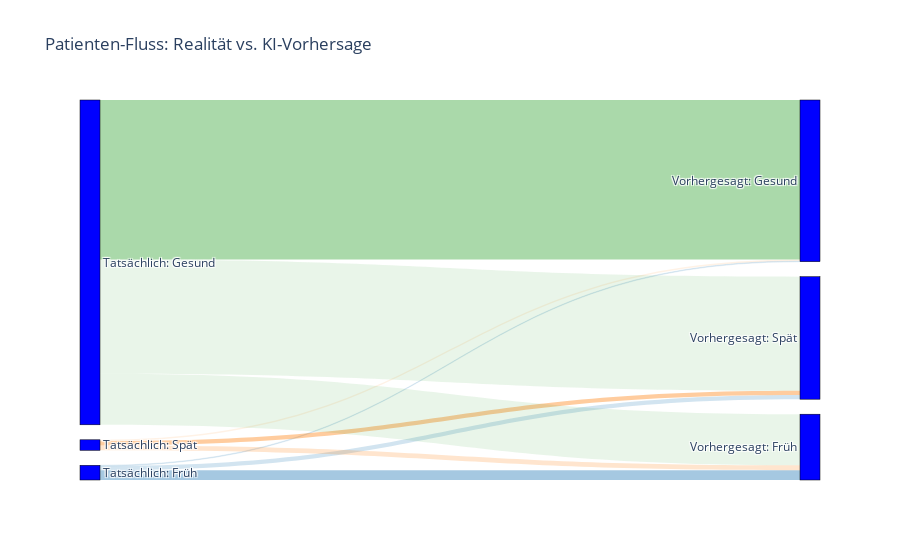

Write notebook code for a chart like this one.
### Code cell
import plotly.graph_objects as go

# Daten aus deiner Confusion Matrix extrahieren
# Reihenfolge: [Früh, Spät, Gesund]
cm = confusion_matrix(y_test_fast, y_val_pred_fast)

# Labels für die Knoten
label_list = [
    "Tatsächlich: Früh", "Tatsächlich: Spät", "Tatsächlich: Gesund", # Quellen (Links)
    "Vorhergesagt: Früh", "Vorhergesagt: Spät", "Vorhergesagt: Gesund" # Ziele (Rechts)
]

# Definition der Flüsse (Sankey-Struktur)
source = [0, 0, 0, 1, 1, 1, 2, 2, 2] # Index der Quellen
target = [3, 4, 5, 3, 4, 5, 3, 4, 5] # Index der Ziele
value = cm.flatten() # Die Zahlen aus deiner Matrix

# Farben definieren (Grün für korrekt, Rot für Fehler)
color_link = [
    'rgba(31, 119, 180, 0.4)', 'rgba(31, 119, 180, 0.2)', 'rgba(31, 119, 180, 0.1)', # Von Früh
    'rgba(255, 127, 14, 0.2)', 'rgba(255, 127, 14, 0.4)', 'rgba(255, 127, 14, 0.1)', # Von Spät
    'rgba(44, 160, 44, 0.1)', 'rgba(44, 160, 44, 0.1)', 'rgba(44, 160, 44, 0.4)'    # Von Gesund
]

fig = go.Figure(data=[go.Sankey(
    node = dict(
      pad = 15, thickness = 20, line = dict(color = "black", width = 0.5),
      label = label_list, color = "blue"
    ),
    link = dict(
      source = source, target = target, value = value, color = color_link
  ))])

fig.update_layout(title_text="Patienten-Fluss: Realität vs. KI-Vorhersage", font_size=12)
fig.show()

### Figure 1 — Plotly figure (JSON) as saved in the notebook; plotly's stock layout.template omitted (floating-point values rounded to 4 significant figures)
{"data": [{"link": {"color": ["rgba(31, 119, 180, 0.4)", "rgba(31, 119, 180, 0.2)", "rgba(31, 119, 180, 0.1)", "rgba(255, 127, 14, 0.2)", "rgba(255, 127, 14, 0.4)", "rgba(255, 127, 14, 0.1)", "rgba(44, 160, 44, 0.1)", "rgba(44, 160, 44, 0.1)", "rgba(44, 160, 44, 0.4)"], "source": [0, 0, 0, 1, 1, 1, 2, 2, 2], "target": [3, 4, 5, 3, 4, 5, 3, 4, 5], "value": [14, 6, 1, 7, 6, 2, 73, 163, 228]}, "node": {"color": "blue", "label": ["Tatsächlich: Früh", "Tatsächlich: Spät", "Tatsächlich: Gesund", "Vorhergesagt: Früh", "Vorhergesagt: Spät", "Vorhergesagt: Gesund"], "line": {"color": "black", "width": 0.5}, "pad": 15, "thickness": 20}, "type": "sankey"}], "layout": {"font": {"size": 12}, "title": {"text": "Patienten-Fluss: Realität vs. KI-Vorhersage"}}}
